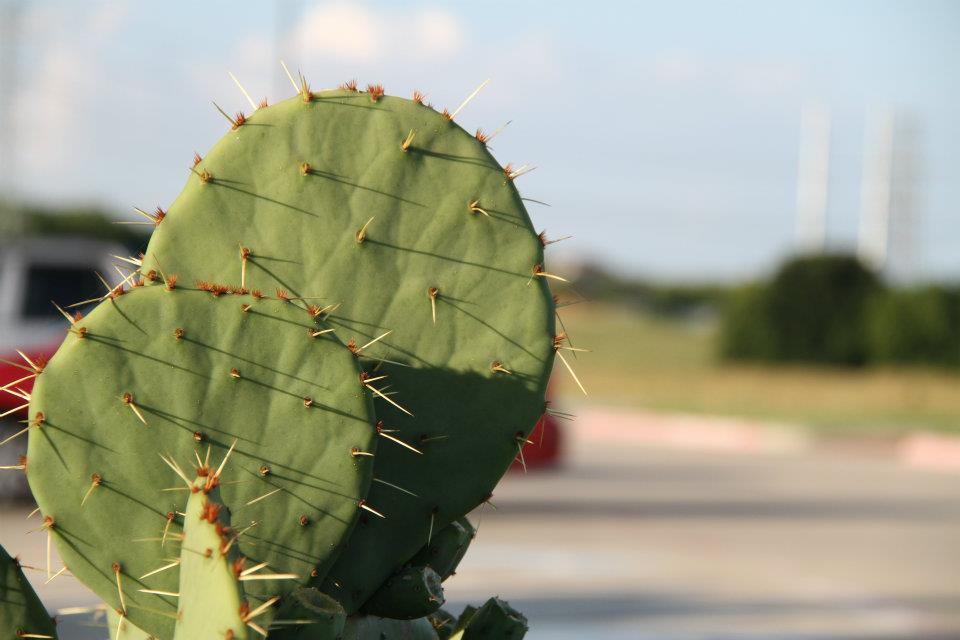
#> input picture 04_filters/cactus.jpg, 960 x 640 px
$ python edge_enhance_image.py
#> lines starting #> are read from the running program, lines starting #| are printed output that depends on the picture
# edge_enhance_image.py

from PIL import Image
from PIL import ImageFilter


def edge_enhance(input_image, output_image):
#> called with input_image = 'cactus.jpg', output_image = 'cactus_edge.jpg'
    image = Image.open(input_image)
#> image is the input picture: PIL image 960x640 RGB; mean R, G, B 154.5, 156.2, 131.8
    filtered_image = image.filter(ImageFilter.EDGE_ENHANCE)
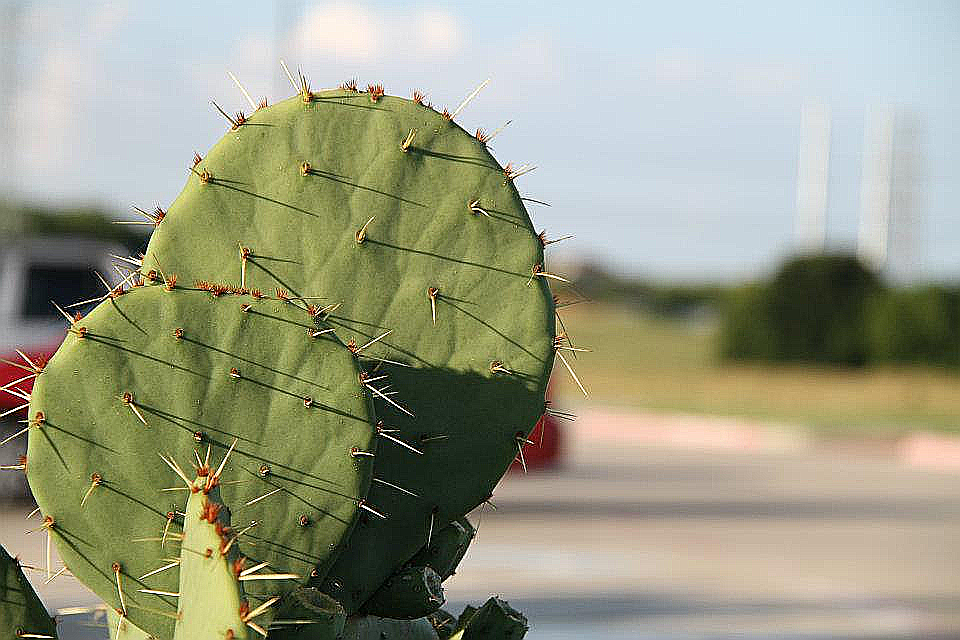
#> filtered_image: PIL image 960x640 RGB; mean R, G, B 154.4, 156.3, 132.5
    filtered_image.save(output_image)

if __name__ == "__main__":
    edge_enhance("cactus.jpg", "cactus_edge.jpg")

$ run again, with 04_filters/buffalo.jpg copied over 04_filters/cactus.jpg
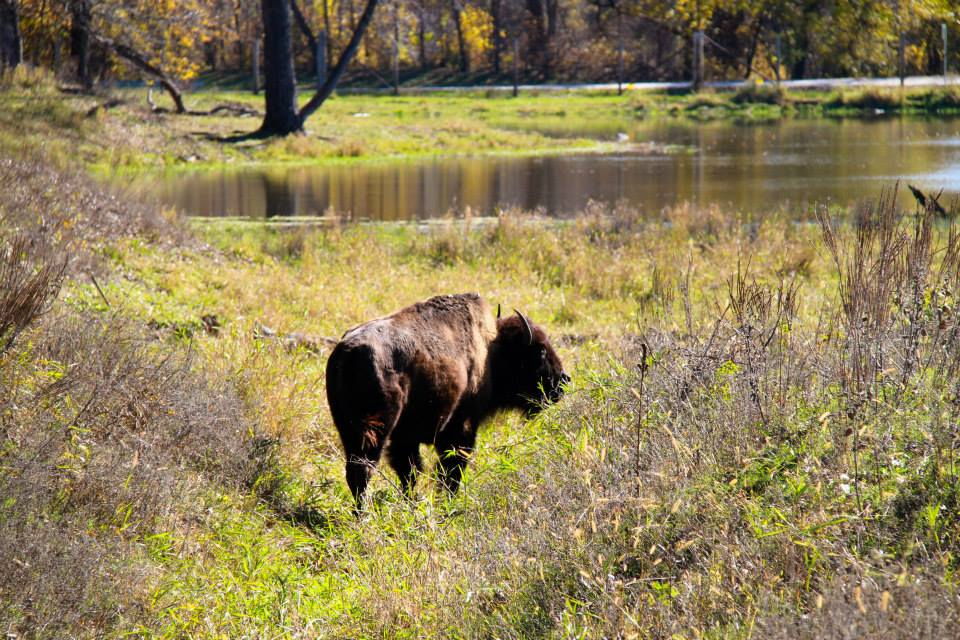
#> input picture 04_filters/buffalo.jpg, 960 x 640 px
#> in edge_enhance, image is the input picture: PIL image 960x640 RGB; mean R, G, B 141.6, 127, 85.8
#> in edge_enhance, `filtered_image = image.filter(ImageFilter.EDGE_ENHANCE)`:
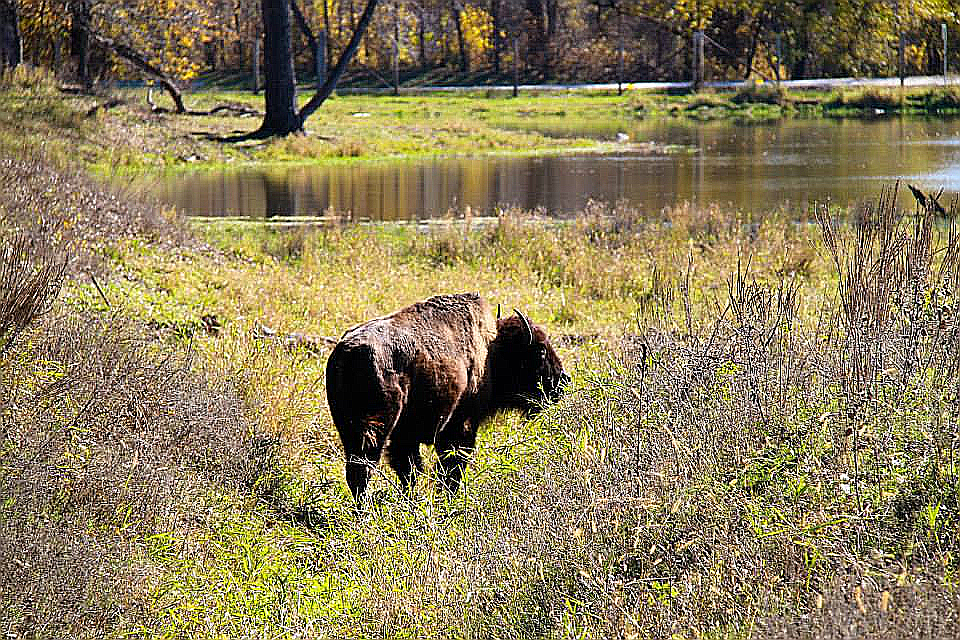
#> filtered_image: PIL image 960x640 RGB; mean R, G, B 138.6, 125.9, 90.2

$ run again, with 04_filters/butterfly.jpg copied over 04_filters/cactus.jpg
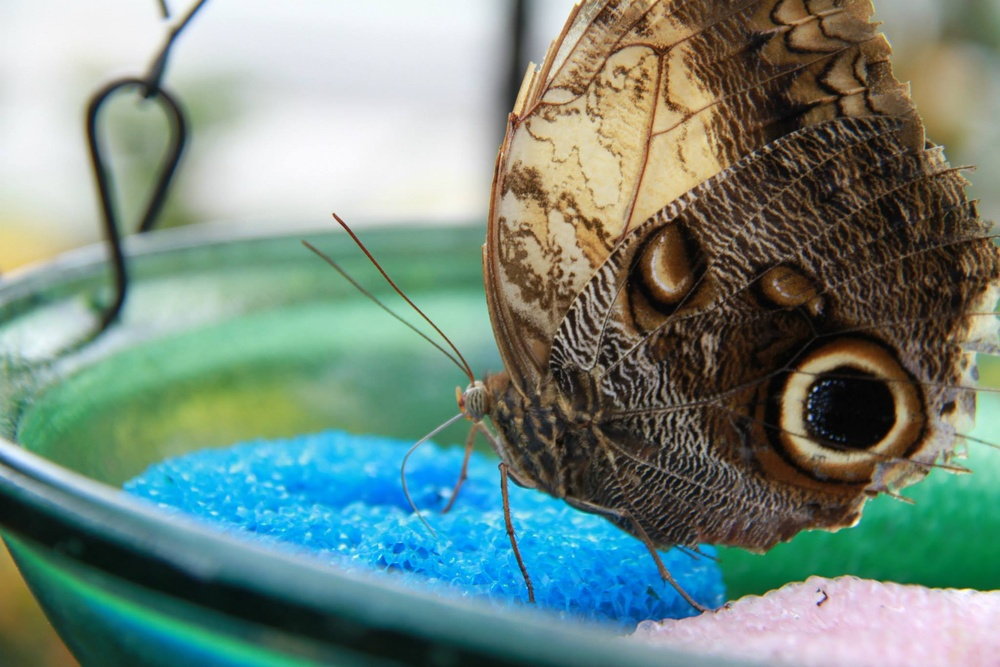
#> input picture 04_filters/butterfly.jpg, 1000 x 667 px, shrunk from 2048 x 1366 before the run
#> in edge_enhance, image is the input picture: PIL image 1000x667 RGB; mean R, G, B 115.3, 137.2, 127.2
#> in edge_enhance, `filtered_image = image.filter(ImageFilter.EDGE_ENHANCE)`:
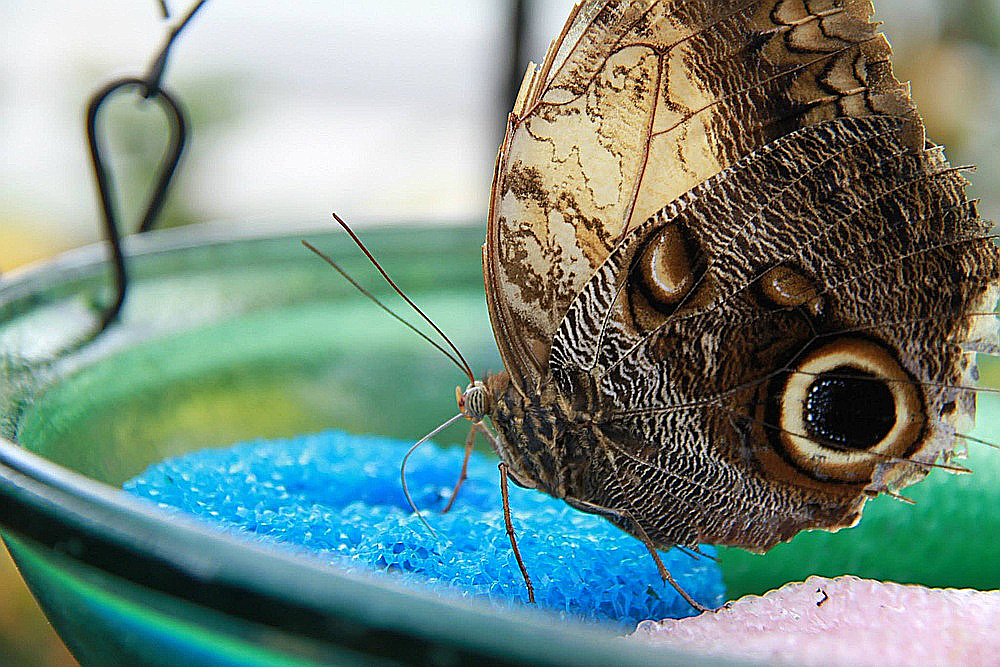
#> filtered_image: PIL image 1000x667 RGB; mean R, G, B 115.9, 137.8, 128.1

$ run again, with 04_filters/flowers_dallas.jpg copied over 04_filters/cactus.jpg
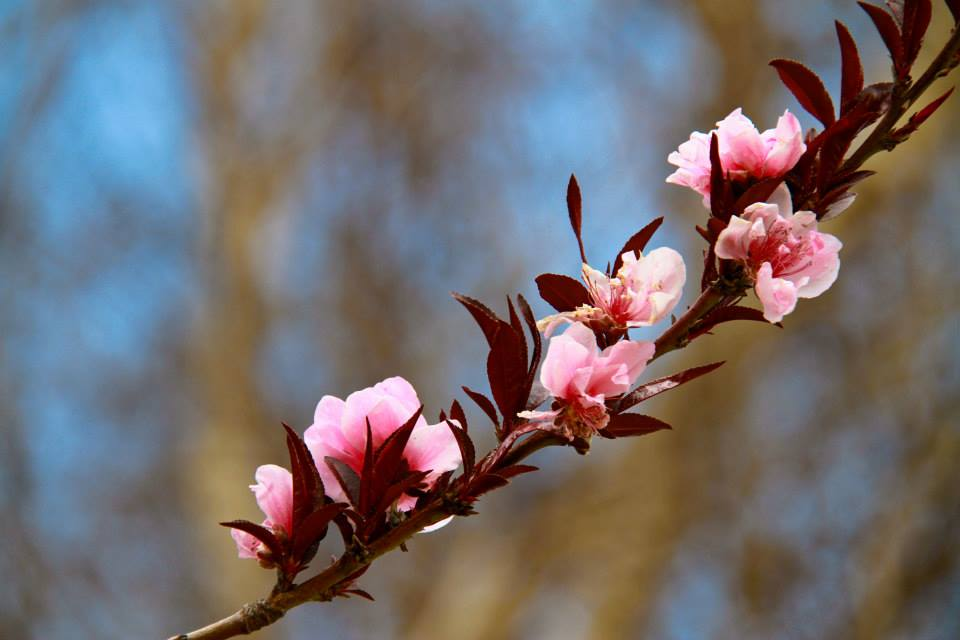
#> input picture 04_filters/flowers_dallas.jpg, 960 x 640 px
#> in edge_enhance, image is the input picture: PIL image 960x640 RGB; mean R, G, B 114.7, 107.6, 109.1
#> in edge_enhance, `filtered_image = image.filter(ImageFilter.EDGE_ENHANCE)`:
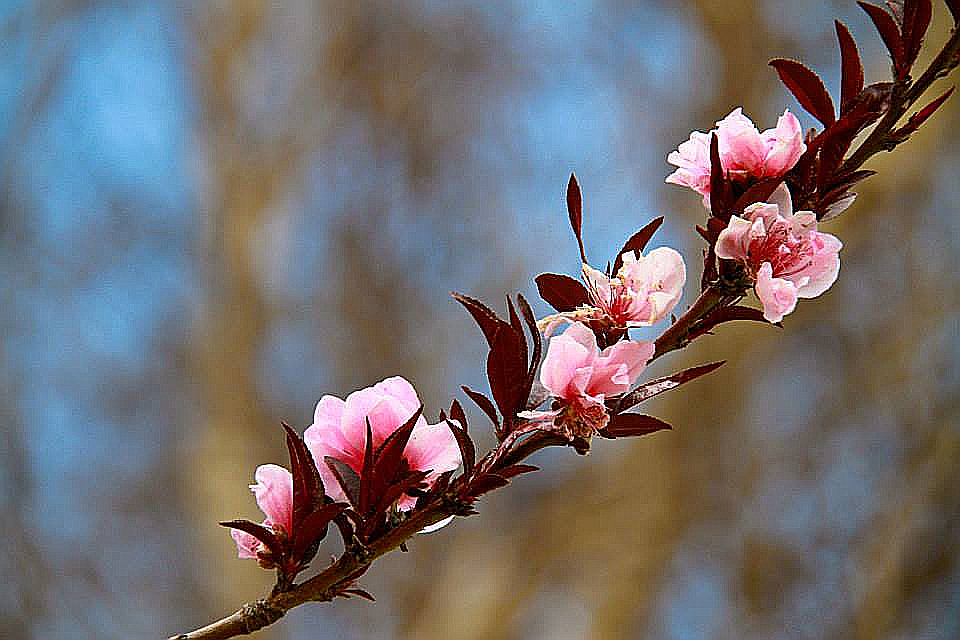
#> filtered_image: PIL image 960x640 RGB; mean R, G, B 114.6, 108.5, 110.1
